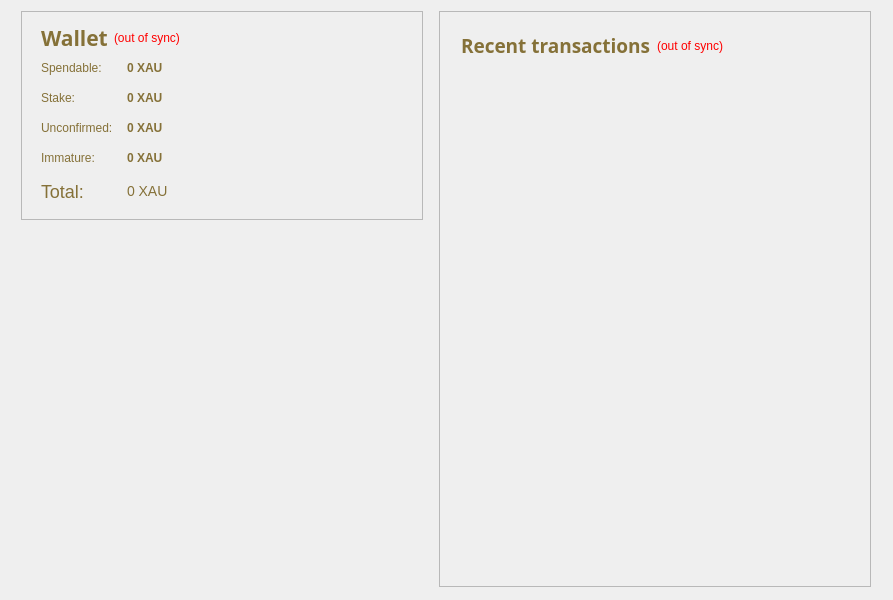
<?xml version="1.0" encoding="UTF-8"?>
<ui version="4.0">
 <class>OverviewPage</class>
 <widget class="QWidget" name="OverviewPage">
  <property name="geometry">
   <rect>
    <x>0</x>
    <y>0</y>
    <width>893</width>
    <height>600</height>
   </rect>
  </property>
  <property name="windowTitle">
   <string>Form</string>
  </property>
  <layout class="QHBoxLayout" name="horizontalLayout" stretch="1,0">
   <item>
    <layout class="QVBoxLayout" name="verticalLayout_2">
     <property name="bottomMargin">
      <number>0</number>
     </property>
     <item>
      <widget class="QFrame" name="frame">
       <property name="sizePolicy">
        <sizepolicy hsizetype="Preferred" vsizetype="Preferred">
         <horstretch>0</horstretch>
         <verstretch>0</verstretch>
        </sizepolicy>
       </property>
       <property name="minimumSize">
        <size>
         <width>402</width>
         <height>209</height>
        </size>
       </property>
       <property name="maximumSize">
        <size>
         <width>402</width>
         <height>209</height>
        </size>
       </property>
       <property name="styleSheet">
        <string notr="true">background-image: url(:/images/balance);</string>
       </property>
       <property name="frameShape">
        <enum>QFrame::StyledPanel</enum>
       </property>
       <property name="frameShadow">
        <enum>QFrame::Raised</enum>
       </property>
       <layout class="QVBoxLayout" name="verticalLayout_4">
        <item>
         <layout class="QHBoxLayout" name="horizontalLayout_4">
          <property name="leftMargin">
           <number>10</number>
          </property>
          <item>
           <widget class="QLabel" name="label_5">
            <property name="font">
             <font>
              <family>OptimusPrinceps</family>
              <pointsize>16</pointsize>
              <weight>75</weight>
              <bold>true</bold>
             </font>
            </property>
            <property name="styleSheet">
             <string notr="true">QLabel { color: rgb(133, 113, 56); background: transparent; }</string>
            </property>
            <property name="text">
             <string>Wallet</string>
            </property>
           </widget>
          </item>
          <item>
           <widget class="QLabel" name="labelWalletStatus">
            <property name="toolTip">
             <string>The displayed information may be out of date. Your wallet automatically synchronizes with the Xaurum network after a connection is established, but this process has not completed yet.</string>
            </property>
            <property name="styleSheet">
             <string notr="true">QLabel { color: red; background: transparent}</string>
            </property>
            <property name="text">
             <string notr="true">(out of sync)</string>
            </property>
            <property name="alignment">
             <set>Qt::AlignLeading|Qt::AlignLeft|Qt::AlignVCenter</set>
            </property>
           </widget>
          </item>
          <item>
           <spacer name="horizontalSpacer_2">
            <property name="orientation">
             <enum>Qt::Horizontal</enum>
            </property>
            <property name="sizeHint" stdset="0">
             <size>
              <width>40</width>
              <height>20</height>
             </size>
            </property>
           </spacer>
          </item>
         </layout>
        </item>
        <item>
         <layout class="QFormLayout" name="formLayout_2">
          <property name="fieldGrowthPolicy">
           <enum>QFormLayout::AllNonFixedFieldsGrow</enum>
          </property>
          <property name="horizontalSpacing">
           <number>14</number>
          </property>
          <property name="verticalSpacing">
           <number>16</number>
          </property>
          <property name="leftMargin">
           <number>10</number>
          </property>
          <property name="bottomMargin">
           <number>8</number>
          </property>
          <item row="0" column="0">
           <widget class="QLabel" name="label">
            <property name="styleSheet">
             <string notr="true">QLabel { color: rgb(133, 113, 56); background: transparent; }</string>
            </property>
            <property name="text">
             <string>Spendable:</string>
            </property>
           </widget>
          </item>
          <item row="0" column="1">
           <widget class="QLabel" name="labelBalance">
            <property name="font">
             <font>
              <weight>75</weight>
              <bold>true</bold>
             </font>
            </property>
            <property name="cursor">
             <cursorShape>IBeamCursor</cursorShape>
            </property>
            <property name="toolTip">
             <string>Your current spendable balance</string>
            </property>
            <property name="styleSheet">
             <string notr="true">QLabel { color: rgb(133, 113, 56); background: transparent; }</string>
            </property>
            <property name="text">
             <string notr="true">0 XAU</string>
            </property>
            <property name="textInteractionFlags">
             <set>Qt::LinksAccessibleByMouse|Qt::TextSelectableByKeyboard|Qt::TextSelectableByMouse</set>
            </property>
           </widget>
          </item>
          <item row="1" column="0">
           <widget class="QLabel" name="label_6">
            <property name="styleSheet">
             <string notr="true">QLabel { color: rgb(133, 113, 56); background: transparent; }</string>
            </property>
            <property name="text">
             <string>Stake:</string>
            </property>
           </widget>
          </item>
          <item row="1" column="1">
           <widget class="QLabel" name="labelStake">
            <property name="font">
             <font>
              <weight>75</weight>
              <bold>true</bold>
             </font>
            </property>
            <property name="cursor">
             <cursorShape>IBeamCursor</cursorShape>
            </property>
            <property name="toolTip">
             <string>Total of coins that was staked, and do not yet count toward the current balance</string>
            </property>
            <property name="styleSheet">
             <string notr="true">QLabel { color: rgb(133, 113, 56); background: transparent; }</string>
            </property>
            <property name="text">
             <string notr="true">0 XAU</string>
            </property>
            <property name="textInteractionFlags">
             <set>Qt::LinksAccessibleByMouse|Qt::TextSelectableByKeyboard|Qt::TextSelectableByMouse</set>
            </property>
           </widget>
          </item>
          <item row="2" column="0">
           <widget class="QLabel" name="label_3">
            <property name="styleSheet">
             <string notr="true">QLabel { color: rgb(133, 113, 56); background: transparent; }</string>
            </property>
            <property name="text">
             <string>Unconfirmed:</string>
            </property>
           </widget>
          </item>
          <item row="2" column="1">
           <widget class="QLabel" name="labelUnconfirmed">
            <property name="font">
             <font>
              <weight>75</weight>
              <bold>true</bold>
             </font>
            </property>
            <property name="cursor">
             <cursorShape>IBeamCursor</cursorShape>
            </property>
            <property name="toolTip">
             <string>Total of transactions that have yet to be confirmed, and do not yet count toward the current balance</string>
            </property>
            <property name="styleSheet">
             <string notr="true">QLabel { color: rgb(133, 113, 56); background: transparent; }</string>
            </property>
            <property name="text">
             <string notr="true">0 XAU</string>
            </property>
            <property name="textInteractionFlags">
             <set>Qt::LinksAccessibleByMouse|Qt::TextSelectableByKeyboard|Qt::TextSelectableByMouse</set>
            </property>
           </widget>
          </item>
          <item row="3" column="0">
           <widget class="QLabel" name="labelImmatureText">
            <property name="styleSheet">
             <string notr="true">QLabel { color: rgb(133, 113, 56); background: transparent; }</string>
            </property>
            <property name="text">
             <string>Immature:</string>
            </property>
           </widget>
          </item>
          <item row="3" column="1">
           <widget class="QLabel" name="labelImmature">
            <property name="font">
             <font>
              <weight>75</weight>
              <bold>true</bold>
             </font>
            </property>
            <property name="toolTip">
             <string>Mined balance that has not yet matured</string>
            </property>
            <property name="styleSheet">
             <string notr="true">QLabel { color: rgb(133, 113, 56); background: transparent; }</string>
            </property>
            <property name="text">
             <string notr="true">0 XAU</string>
            </property>
            <property name="textInteractionFlags">
             <set>Qt::LinksAccessibleByMouse|Qt::TextSelectableByKeyboard|Qt::TextSelectableByMouse</set>
            </property>
           </widget>
          </item>
          <item row="4" column="0">
           <widget class="QLabel" name="labelTotalText">
            <property name="styleSheet">
             <string notr="true">QLabel { color: rgb(133, 113, 56); background: transparent; font-family:'OptimusPrinceps'; font-size:18px; }
</string>
            </property>
            <property name="text">
             <string>Total:</string>
            </property>
           </widget>
          </item>
          <item row="4" column="1">
           <widget class="QLabel" name="labelTotal">
            <property name="font">
             <font>
              <pointsize>-1</pointsize>
             </font>
            </property>
            <property name="cursor">
             <cursorShape>IBeamCursor</cursorShape>
            </property>
            <property name="toolTip">
             <string>Your current total balance</string>
            </property>
            <property name="styleSheet">
             <string notr="true">QLabel { color: rgb(133, 113, 56); background: transparent; font-size:14px; }
</string>
            </property>
            <property name="text">
             <string notr="true">0 XAU</string>
            </property>
            <property name="textInteractionFlags">
             <set>Qt::LinksAccessibleByMouse|Qt::TextSelectableByKeyboard|Qt::TextSelectableByMouse</set>
            </property>
           </widget>
          </item>
         </layout>
        </item>
       </layout>
      </widget>
     </item>
     <item>
      <spacer name="verticalSpacer_3">
       <property name="orientation">
        <enum>Qt::Vertical</enum>
       </property>
       <property name="sizeHint" stdset="0">
        <size>
         <width>20</width>
         <height>40</height>
        </size>
       </property>
      </spacer>
     </item>
     <item>
      <widget class="QLabel" name="label_2">
       <property name="minimumSize">
        <size>
         <width>256</width>
         <height>256</height>
        </size>
       </property>
       <property name="styleSheet">
        <string notr="true">image: url(:/images/wallet);</string>
       </property>
       <property name="text">
        <string/>
       </property>
      </widget>
     </item>
     <item>
      <spacer name="verticalSpacer">
       <property name="orientation">
        <enum>Qt::Vertical</enum>
       </property>
       <property name="sizeHint" stdset="0">
        <size>
         <width>20</width>
         <height>40</height>
        </size>
       </property>
      </spacer>
     </item>
    </layout>
   </item>
   <item>
    <layout class="QVBoxLayout" name="verticalLayout_3">
     <item>
      <widget class="QFrame" name="frame_2">
       <property name="sizePolicy">
        <sizepolicy hsizetype="Fixed" vsizetype="Fixed">
         <horstretch>0</horstretch>
         <verstretch>0</verstretch>
        </sizepolicy>
       </property>
       <property name="minimumSize">
        <size>
         <width>432</width>
         <height>576</height>
        </size>
       </property>
       <property name="maximumSize">
        <size>
         <width>432</width>
         <height>576</height>
        </size>
       </property>
       <property name="styleSheet">
        <string notr="true">background-image: url(:/images/transaction);</string>
       </property>
       <property name="frameShape">
        <enum>QFrame::StyledPanel</enum>
       </property>
       <property name="frameShadow">
        <enum>QFrame::Raised</enum>
       </property>
       <layout class="QVBoxLayout" name="verticalLayout">
        <item>
         <layout class="QHBoxLayout" name="horizontalLayout_2">
          <property name="spacing">
           <number>6</number>
          </property>
          <property name="leftMargin">
           <number>12</number>
          </property>
          <property name="topMargin">
           <number>10</number>
          </property>
          <item>
           <widget class="QLabel" name="label_4">
            <property name="font">
             <font>
              <family>OptimusPrinceps</family>
              <pointsize>14</pointsize>
              <weight>75</weight>
              <bold>true</bold>
             </font>
            </property>
            <property name="styleSheet">
             <string notr="true">QLabel { color: rgb(133, 113, 56); background: transparent; }</string>
            </property>
            <property name="text">
             <string>&lt;b&gt;Recent transactions&lt;/b&gt;</string>
            </property>
           </widget>
          </item>
          <item>
           <widget class="QLabel" name="labelTransactionsStatus">
            <property name="toolTip">
             <string>The displayed information may be out of date. Your wallet automatically synchronizes with the Xaurum network after a connection is established, but this process has not completed yet.</string>
            </property>
            <property name="styleSheet">
             <string notr="true">QLabel { color: red; background: transparent; }
</string>
            </property>
            <property name="text">
             <string notr="true">(out of sync)</string>
            </property>
            <property name="alignment">
             <set>Qt::AlignRight|Qt::AlignTrailing|Qt::AlignVCenter</set>
            </property>
           </widget>
          </item>
          <item>
           <spacer name="horizontalSpacer">
            <property name="orientation">
             <enum>Qt::Horizontal</enum>
            </property>
            <property name="sizeHint" stdset="0">
             <size>
              <width>40</width>
              <height>20</height>
             </size>
            </property>
           </spacer>
          </item>
         </layout>
        </item>
        <item>
         <widget class="QListView" name="listTransactions">
          <property name="maximumSize">
           <size>
            <width>390</width>
            <height>510</height>
           </size>
          </property>
          <property name="styleSheet">
           <string notr="true">QListView { background: transparent; }</string>
          </property>
          <property name="frameShape">
           <enum>QFrame::NoFrame</enum>
          </property>
          <property name="verticalScrollBarPolicy">
           <enum>Qt::ScrollBarAlwaysOff</enum>
          </property>
          <property name="horizontalScrollBarPolicy">
           <enum>Qt::ScrollBarAlwaysOff</enum>
          </property>
          <property name="selectionMode">
           <enum>QAbstractItemView::NoSelection</enum>
          </property>
         </widget>
        </item>
       </layout>
      </widget>
     </item>
     <item>
      <spacer name="verticalSpacer_2">
       <property name="orientation">
        <enum>Qt::Vertical</enum>
       </property>
       <property name="sizeHint" stdset="0">
        <size>
         <width>20</width>
         <height>40</height>
        </size>
       </property>
      </spacer>
     </item>
    </layout>
   </item>
  </layout>
 </widget>
 <resources>
  <include location="../bitcoin.qrc"/>
 </resources>
 <connections/>
</ui>
